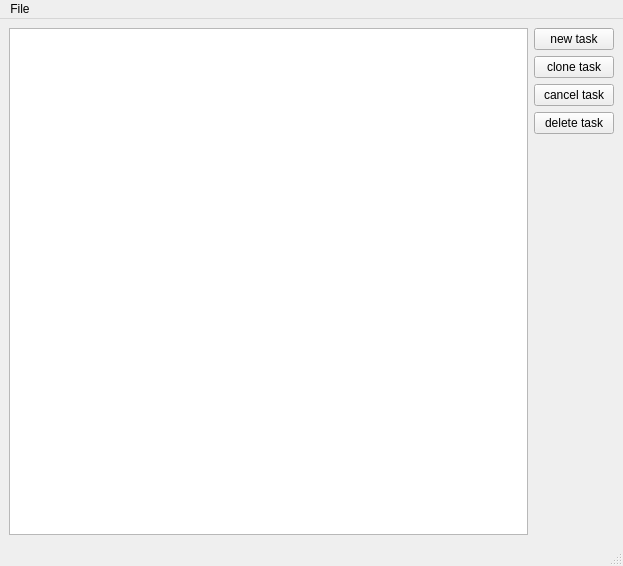
<?xml version="1.0" encoding="UTF-8"?>
<ui version="4.0">
 <class>ProjectView</class>
 <widget class="QMainWindow" name="ProjectView">
  <property name="geometry">
   <rect>
    <x>0</x>
    <y>0</y>
    <width>623</width>
    <height>566</height>
   </rect>
  </property>
  <property name="windowTitle">
   <string>Project View</string>
  </property>
  <widget class="QWidget" name="centralwidget">
   <property name="sizePolicy">
    <sizepolicy hsizetype="Preferred" vsizetype="Preferred">
     <horstretch>0</horstretch>
     <verstretch>0</verstretch>
    </sizepolicy>
   </property>
   <property name="minimumSize">
    <size>
     <width>0</width>
     <height>0</height>
    </size>
   </property>
   <property name="sizeIncrement">
    <size>
     <width>0</width>
     <height>0</height>
    </size>
   </property>
   <layout class="QHBoxLayout" name="horizontalLayout">
    <item>
     <widget class="QTableView" name="tasks">
      <property name="selectionBehavior">
       <enum>QAbstractItemView::SelectRows</enum>
      </property>
     </widget>
    </item>
    <item>
     <layout class="QVBoxLayout" name="verticalLayout">
      <item>
       <widget class="QPushButton" name="new_task">
        <property name="text">
         <string>new task</string>
        </property>
       </widget>
      </item>
      <item>
       <widget class="QPushButton" name="clone_task">
        <property name="text">
         <string>clone task</string>
        </property>
       </widget>
      </item>
      <item>
       <widget class="QPushButton" name="cancel_task">
        <property name="text">
         <string>cancel task</string>
        </property>
       </widget>
      </item>
      <item>
       <widget class="QPushButton" name="delete_task">
        <property name="text">
         <string>delete task</string>
        </property>
       </widget>
      </item>
      <item>
       <spacer name="verticalSpacer">
        <property name="orientation">
         <enum>Qt::Vertical</enum>
        </property>
        <property name="sizeHint" stdset="0">
         <size>
          <width>20</width>
          <height>40</height>
         </size>
        </property>
       </spacer>
      </item>
     </layout>
    </item>
   </layout>
  </widget>
  <widget class="QMenuBar" name="menubar">
   <property name="geometry">
    <rect>
     <x>0</x>
     <y>0</y>
     <width>623</width>
     <height>22</height>
    </rect>
   </property>
   <widget class="QMenu" name="menuFile">
    <property name="title">
     <string>File</string>
    </property>
    <addaction name="action_new_project"/>
    <addaction name="action_open_project"/>
    <addaction name="action_save_project"/>
    <addaction name="action_save_project_as"/>
    <addaction name="separator"/>
    <addaction name="action_preferences"/>
   </widget>
   <addaction name="menuFile"/>
  </widget>
  <widget class="QStatusBar" name="statusbar"/>
  <action name="action_open_project">
   <property name="text">
    <string>Open Project</string>
   </property>
   <property name="shortcut">
    <string>Ctrl+O</string>
   </property>
  </action>
  <action name="action_save_project">
   <property name="text">
    <string>Save Project</string>
   </property>
   <property name="shortcut">
    <string>Ctrl+S</string>
   </property>
  </action>
  <action name="action_save_project_as">
   <property name="text">
    <string>Save Project as...</string>
   </property>
   <property name="shortcut">
    <string>Ctrl+Shift+S</string>
   </property>
  </action>
  <action name="action_new_project">
   <property name="text">
    <string>New Project</string>
   </property>
   <property name="shortcut">
    <string>Ctrl+N</string>
   </property>
  </action>
  <action name="action_preferences">
   <property name="text">
    <string>Preferences...</string>
   </property>
   <property name="shortcut">
    <string>Ctrl+,</string>
   </property>
  </action>
 </widget>
 <resources/>
 <connections/>
</ui>
